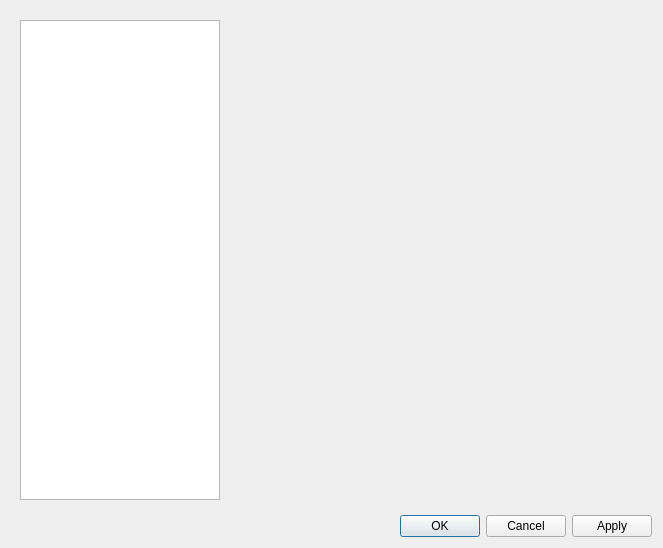
<?xml version="1.0" encoding="UTF-8"?>
<ui version="4.0">
 <class>ConfigurationDialog</class>
 <widget class="QDialog" name="ConfigurationDialog">
  <property name="geometry">
   <rect>
    <x>0</x>
    <y>0</y>
    <width>663</width>
    <height>548</height>
   </rect>
  </property>
  <property name="windowTitle">
   <string>Doomseeker - Configuration</string>
  </property>
  <layout class="QVBoxLayout" name="verticalLayout">
   <item>
    <widget class="QWidget" name="widget" native="true">
     <layout class="QHBoxLayout" name="horizontalLayout">
      <property name="sizeConstraint">
       <enum>QLayout::SetMinAndMaxSize</enum>
      </property>
      <item>
       <widget class="QTreeView" name="tvOptionsList">
        <property name="sizePolicy">
         <sizepolicy hsizetype="Minimum" vsizetype="Expanding">
          <horstretch>0</horstretch>
          <verstretch>0</verstretch>
         </sizepolicy>
        </property>
        <property name="maximumSize">
         <size>
          <width>200</width>
          <height>16777215</height>
         </size>
        </property>
        <property name="editTriggers">
         <set>QAbstractItemView::NoEditTriggers</set>
        </property>
       </widget>
      </item>
      <item>
       <widget class="QWidget" name="mainPanel" native="true">
        <layout class="QVBoxLayout" name="verticalLayout_2"/>
       </widget>
      </item>
     </layout>
    </widget>
   </item>
   <item>
    <widget class="QDialogButtonBox" name="buttonBox">
     <property name="standardButtons">
      <set>QDialogButtonBox::Apply|QDialogButtonBox::Cancel|QDialogButtonBox::Ok</set>
     </property>
    </widget>
   </item>
  </layout>
 </widget>
 <resources/>
 <connections/>
</ui>
